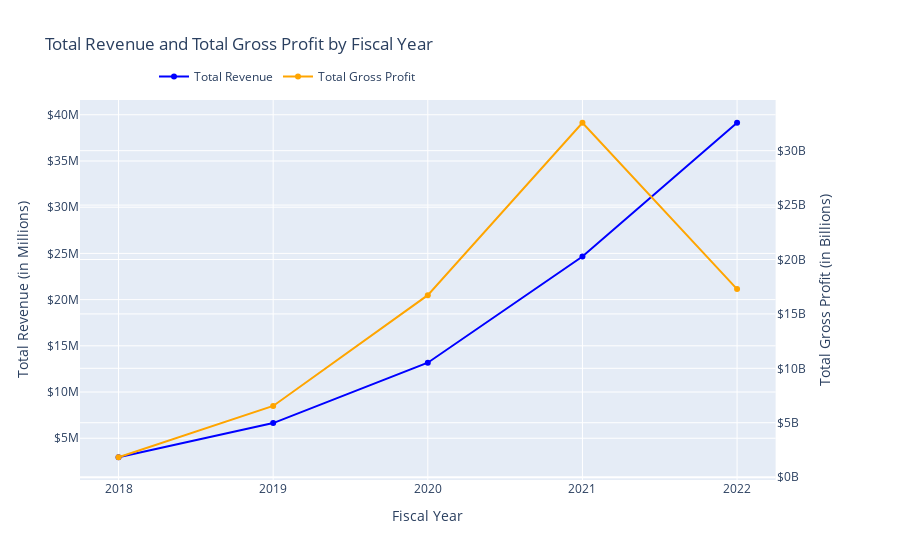

The notebook cell this image was saved under:
### Markdown cell above
#### Interpretation:<br>

Initial Decrease: The cost per unit decreased from 2018 to 2019. This could be attributed to factors such as increased efficiency, economies of scale, or negotiated lower prices with suppliers.

Steady Increase: From 2019 to 2022, the cost per unit steadily increased.

### Code cell
# Create subplot with secondary y-axis
fig = make_subplots(specs=[[{"secondary_y": True}]])

# Add Total Revenue trace (primary y-axis)
fig.add_trace(
    go.Scatter(
        x=aggregated_by_fiscal_year['fiscal_year'],
        y=aggregated_by_fiscal_year['total_revenue'] / 1e6,  # Convert to millions
        mode='lines+markers',
        name='Total Revenue',
        line=dict(color='blue', width=2)
    ),
    secondary_y=False
)

# Add Total Gross Profit trace (secondary y-axis)
fig.add_trace(
    go.Scatter(
        x=aggregated_by_fiscal_year['fiscal_year'],
        y=aggregated_by_fiscal_year['total_gross_profit'] / 1e9,  # Convert to billions
        mode='lines+markers',
        name='Total Gross Profit',
        line=dict(color='orange', width=2)
    ),
    secondary_y=True
)

# Update x-axis properties
fig.update_xaxes(
    title_text='Fiscal Year',
    tickvals=aggregated_by_fiscal_year['fiscal_year'],  # Set the tick values to years
    ticktext=[str(int(year)) for year in aggregated_by_fiscal_year['fiscal_year']]  # Format tick labels as integers
)

# Update y-axes properties
fig.update_yaxes(
    title_text='Total Revenue (in Millions)',
    tickprefix='$',
    tickformat=',.0f',  # Format numbers as 10M, 20M, etc.
    secondary_y=False,
    ticksuffix='M'  # Add 'M' suffix for millions
)

fig.update_yaxes(
    title_text='Total Gross Profit (in Billions)',
    tickprefix='$',
    tickformat=',.0f',  # Format numbers as 100M, 200M, etc.
    secondary_y=True,
    ticksuffix='B'  # Add 'B' suffix for billions
)

# Update layout properties
fig.update_layout(
    title_text='Total Revenue and Total Gross Profit by Fiscal Year',
    legend=dict(x=0.1, y=1.1, orientation='h'),
    xaxis_title='Fiscal Year',
    yaxis_title='Total Revenue (in Millions)',
    yaxis2_title='Total Gross Profit (in Billions)',
    showlegend=True
)

fig.show()

### Figure 1 — Plotly figure (JSON) as saved in the notebook; plotly's stock layout.template omitted (floating-point values rounded to 4 significant figures)
{"data": [{"line": {"color": "blue", "width": 2}, "mode": "lines+markers", "name": "Total Revenue", "type": "scatter", "x": [2018, 2019, 2020, 2021, 2022], "xaxis": "x", "y": [2.944, 6.642, 13.17, 24.66, 39.14], "yaxis": "y"}, {"line": {"color": "orange", "width": 2}, "mode": "lines+markers", "name": "Total Gross Profit", "type": "scatter", "x": [2018, 2019, 2020, 2021, 2022], "xaxis": "x", "y": [1.828, 6.54, 16.72, 32.57, 17.28], "yaxis": "y2"}], "layout": {"legend": {"orientation": "h", "x": 0.1, "y": 1.1}, "showlegend": true, "title": {"text": "Total Revenue and Total Gross Profit by Fiscal Year"}, "xaxis": {"anchor": "y", "domain": [0, 0.94], "ticktext": ["2018", "2019", "2020", "2021", "2022"], "tickvals": [2018, 2019, 2020, 2021, 2022], "title": {"text": "Fiscal Year"}}, "yaxis": {"anchor": "x", "domain": [0, 1], "tickformat": ",.0f", "tickprefix": "$", "ticksuffix": "M", "title": {"text": "Total Revenue (in Millions)"}}, "yaxis2": {"anchor": "x", "overlaying": "y", "side": "right", "tickformat": ",.0f", "tickprefix": "$", "ticksuffix": "B", "title": {"text": "Total Gross Profit (in Billions)"}}}}
